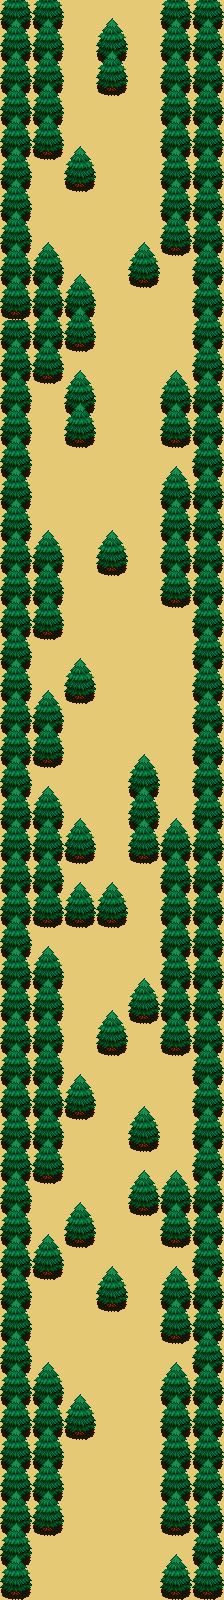

Rendered tile map (Tiled .tmx) drawn with the repository's tilesets; below, a short description and the map source with its tile grids summarised:
An orthogonal 7x50 tile map with 32x32 px tiles, 3 tile layers (Ground, TreeBase, TileTop) and 36 objects.

<map version="1.0" orientation="orthogonal" renderorder="right-down" width="7" height="50" tilewidth="32" tileheight="32" nextobjectid="57">
 <tileset firstgid="1" name="tileset" tilewidth="32" tileheight="32" tilecount="3" columns="1">
  <image source="tileset.png" width="32" height="96" />
 </tileset>
 <layer name="Ground" width="7" height="50">
  <data>[350 cells, 350 non-empty, 1 distinct tile ids]</data>
 </layer>
 <layer name="TreeBase" width="7" height="50">
  <data>[350 cells, 186 non-empty, 1 distinct tile ids]</data>
 </layer>
 <layer name="TileTop" width="7" height="50">
  <data>[350 cells, 181 non-empty, 1 distinct tile ids]</data>
 </layer>
 <objectgroup name="Collision">
  <object id="7" x="64" y="1408" width="32" height="32" />
  <object id="8" x="96" y="1280" width="32" height="32" />
  <object id="9" x="64" y="1216" width="32" height="32" />
  <object id="10" x="128" y="1120" width="32" height="32" />
  <object id="11" x="96" y="1024" width="32" height="32" />
  <object id="14" x="128" y="768" width="32" height="96" />
  <object id="15" x="64" y="672" width="32" height="32" />
  <object id="16" x="96" y="544" width="32" height="32" />
  <object id="17" x="64" y="384" width="32" height="64" />
  <object id="18" x="64" y="288" width="32" height="64" />
  <object id="19" x="128" y="256" width="32" height="32" />
  <object id="20" x="64" y="160" width="32" height="32" />
  <object id="21" x="96" y="32" width="32" height="64" />
  <object id="26" x="0" y="0" width="32" height="1600" />
  <object id="27" x="32" y="0" width="32" height="160" />
  <object id="29" x="32" y="256" width="32" height="128" />
  <object id="30" x="32" y="544" width="32" height="96" />
  <object id="32" x="32" y="704" width="32" height="64" />
  <object id="33" x="32" y="800" width="32" height="128" />
  <object id="34" x="32" y="960" width="32" height="224" />
  <object id="35" x="32" y="1376" width="32" height="160" />
  <object id="36" x="192" y="0" width="32" height="1600" />
  <object id="37" x="160" y="1568" width="32" height="32" />
  <object id="38" x="160" y="1376" width="32" height="160" />
  <object id="39" x="160" y="1280" width="32" height="64" />
  <object id="40" x="160" y="832" width="32" height="224" />
  <object id="41" x="160" y="480" width="32" height="128" />
  <object id="44" x="160" y="384" width="32" height="64" />
  <object id="45" x="160" y="0" width="32" height="256" />
  <object id="46" x="32" y="1248" width="32" height="32" />
  <object id="48" x="160" y="1184" width="32" height="64" />
  <object id="49" x="128" y="1184" width="32" height="32" />
  <object id="50" x="64" y="1088" width="32" height="32" />
  <object id="51" x="128" y="992" width="32" height="32" />
  <object id="55" x="64" y="896" width="64" height="32" />
  <object id="56" x="64" y="832" width="32" height="32" />
 </objectgroup>
</map>